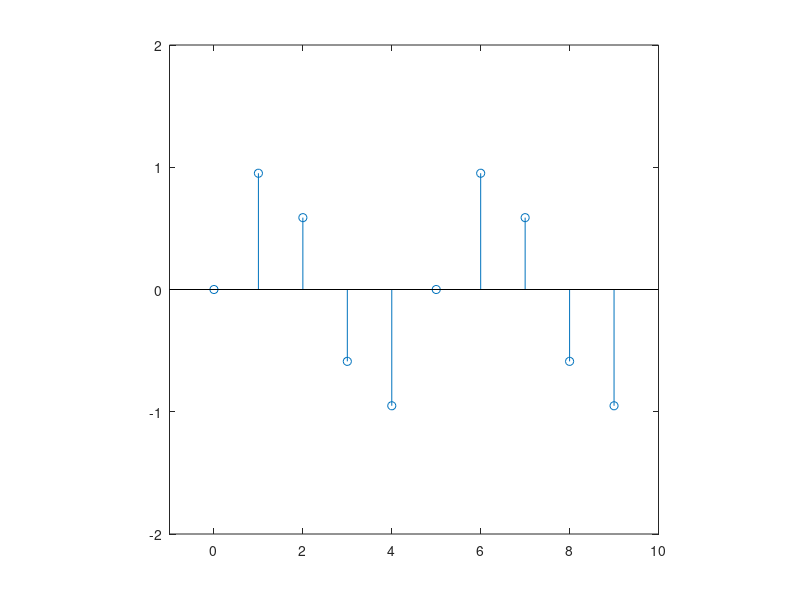

MATLAB code for this plot:
%% part 1
n = [-3, -2,-1, 0, 1, 2, 3, 4, 5, 6, 7];
x = [0, 0, 0,2, 0, 1, -1, 3, 0, 0, 0];
stem (n, x);       %stem (n+2, x);    stem (n-1, x);   stem (-n, x);  stem (-n+1, x);
axis('square');
xlim([-4 8])
ylim([-3 4])
%% part 2 a
N = 12;
M = 4;   %4, 5, 7, 10;  
n = 0:(2*N-1);
Xm = sin(2*pi*(M/N)*n);
stem (n, Xm);
axis('square');
xlim([-1 24])
ylim([-2 2])
%% part 2 b
w=(2*pi)/5;
k = 1; %2, 4, 6;
n = 0:9;
Xk = sin(w*k*n);
stem (n, Xk);
axis('square');
xlim([-1 10])
ylim([-2 2])
%% 
